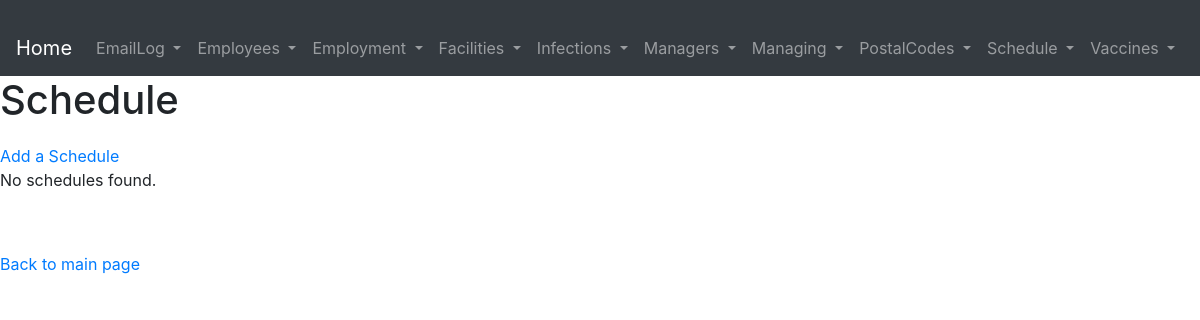
The app's page /pages/Schedule/index.php?employeeID=20, older data.
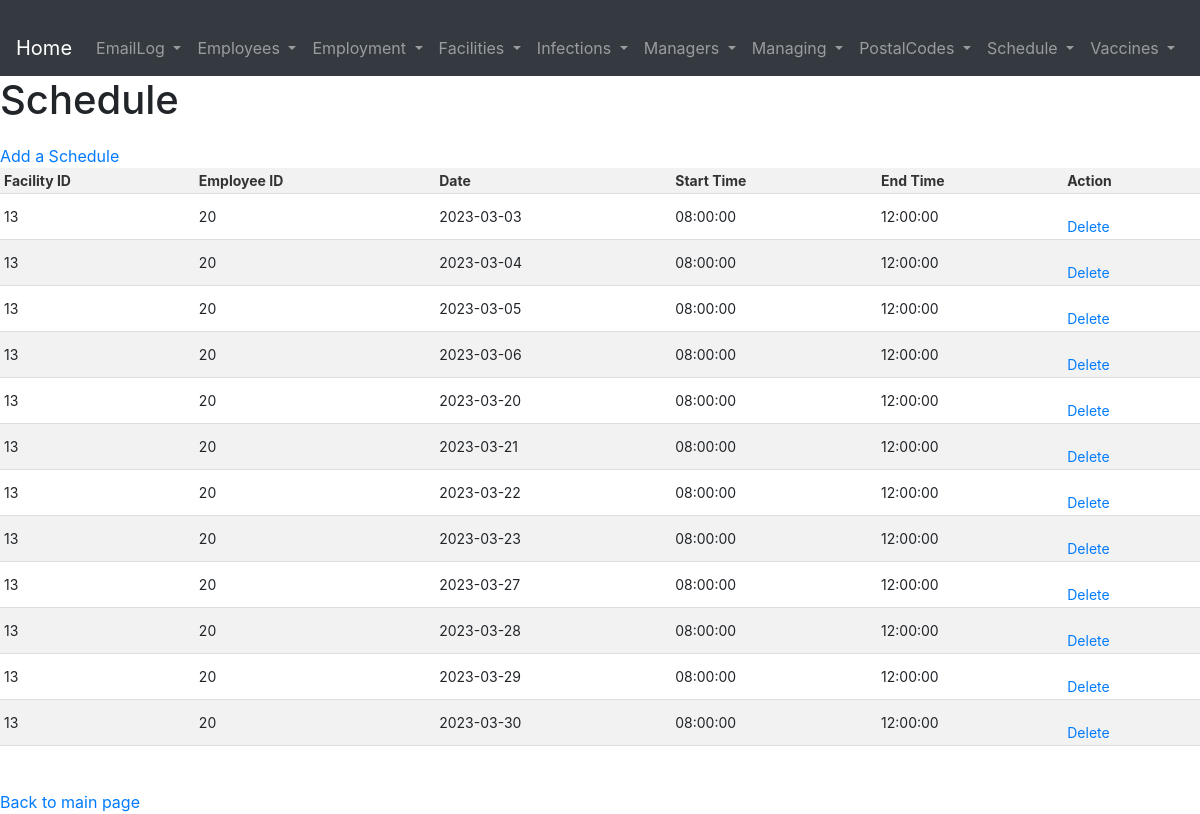
The same page, newer data.
### tables this page shows
CREATE TABLE Schedule (
   FacilityID INT,
   EmployeeID INT,
   Date DATE,
   StartTime TIME,
   EndTime TIME,
   PRIMARY KEY (FacilityID, EmployeeID, Date, StartTime),
   FOREIGN KEY (FacilityID) REFERENCES Facilities(FacilityID),
   FOREIGN KEY (EmployeeID) REFERENCES Employees(EmployeeID),
   CHECK (EndTime >= StartTime)
);

### pages/Schedule/index.php (the view, shortened to what this page needs)
<?php require_once '../../database.php';
    include '../header.php';
if (isset($_GET['employeeID']) && !empty($_GET['employeeID'])) {
    $employeeID = $_GET['employeeID'];
    $result = $conn->query("SELECT * FROM Schedule WHERE EmployeeID = $employeeID");
    $schedules = $result->fetch_all(MYSQLI_ASSOC);
} else {
    $result = $conn->query("SELECT * FROM Schedule ORDER BY EmployeeID");
    $schedules = $result->fetch_all(MYSQLI_ASSOC);
}
?>
<!DOCTYPE html>
<html lang="en">
<head>
    <link rel="stylesheet" href="../../pages/style.css">
</head>
<body>
    <h1>Schedule</h1>
    <a href="./create.php">Add a Schedule</a>
    <?php if (count($schedules) > 0): ?>
        <table>
            <thead>
                <tr>
                    <th>Facility ID</th>
                    <th>Employee ID</th>
                    <th>Date</th>
                    <th>Start Time</th>
                    <th>End Time</th>
                    <th>Action</th>
                </tr>
            </thead>
            <tbody>
                <?php foreach ($schedules as $schedule): ?>
                    <tr>
                        <td><?php echo $schedule['FacilityID']; ?></td>
                        <td><?php echo $schedule['EmployeeID']; ?></td>
                        <td><?php echo $schedule['Date']; ?></td>
                        <td><?php echo $schedule['StartTime']; ?></td>
                        <td><?php echo $schedule['EndTime']; ?></td>
                        <td>
                            <a href="./delete.php?FacilityID=<?=$schedule['FacilityID'];?>&EmployeeID=<?=$schedule['EmployeeID'];?>&Date=<?=$schedule['Date'];?>&StartTime=<?=$schedule['StartTime'];?>">Delete</a>
                        </td>
                    </tr>
                <?php endforeach; ?>
            </tbody>
        </table>
    <?php else: ?>
        <p>No schedules found.</p>
    <?php endif; ?>
    <br>
    <a href="../../index.php">Back to main page</a>
</body>
</html>

### pages/header.php (shortened to what this page needs)
<?php
$path ='http://localhost/5531';
?>
<!DOCTYPE html>
<html>
<head>
	<link rel="stylesheet" href="https://maxcdn.bootstrapcdn.com/bootstrap/4.5.2/css/bootstrap.min.css">
</head>
<body>
<nav class="navbar navbar-expand-lg navbar-dark bg-dark">
  <a class="navbar-brand" href="<?php echo $path ?>">Home</a>
  <div class="collapse navbar-collapse" id="navbarNav">
    <ul class="navbar-nav">
    <li class="nav-item dropdown">
        <a class="nav-link dropdown-toggle" href="<?php echo $path ?>/pages/EmailLog/index.php" id="navbarDropdownMenuLink" role="button" data-toggle="dropdown" aria-haspopup="true" aria-expanded="false">
          EmailLog
        </a>
      </li>
      <li class="nav-item dropdown">
        <a class="nav-link dropdown-toggle" href="<?php echo $path ?>/pages/Employees/index.php" id="navbarDropdownMenuLink" role="button" data-toggle="dropdown" aria-haspopup="true" aria-expanded="false">
          Employees
        </a>
      </li>
      <li class="nav-item dropdown">
        <a class="nav-link dropdown-toggle" href="<?php echo $path ?>/pages/Employment/index.php" id="navbarDropdownMenuLink" role="button" data-toggle="dropdown" aria-haspopup="true" aria-expanded="false">
        Employment
        </a>
      </li>
      <li class="nav-item dropdown">
        <a class="nav-link dropdown-toggle" href="<?php echo $path ?>/pages/Facilities/index.php" id="navbarDropdownMenuLink" role="button" data-toggle="dropdown" aria-haspopup="true" aria-expanded="false">
        Facilities
        </a>
      </li>
      <li class="nav-item dropdown">
        <a class="nav-link dropdown-toggle" href="<?php echo $path ?>/pages/Infections/index.php" id="navbarDropdownMenuLink" role="button" data-toggle="dropdown" aria-haspopup="true" aria-expanded="false">
        Infections
        </a>
      </li>
      <li class="nav-item dropdown">
        <a class="nav-link dropdown-toggle" href="<?php echo $path ?>/pages/Managers/index.php" id="navbarDropdownMenuLink" role="button" data-toggle="dropdown" aria-haspopup="true" aria-expanded="false">
        Managers
        </a>
      </li>
      <li class="nav-item dropdown">
        <a class="nav-link dropdown-toggle" href="<?php echo $path ?>/pages/Managing/index.php" id="navbarDropdownMenuLink" role="button" data-toggle="dropdown" aria-haspopup="true" aria-expanded="false">
        Managing
        </a>
      </li>
      <li class="nav-item dropdown">
        <a class="nav-link dropdown-toggle" href="<?php echo $path ?>/pages/PostalCodes/index.php" id="navbarDropdownMenuLink" role="button" data-toggle="dropdown" aria-haspopup="true" aria-expanded="false">
        PostalCodes
        </a>
      </li>
      <li class="nav-item dropdown">
        <a class="nav-link dropdown-toggle" href="<?php echo $path ?>/pages/Schedule/index.php" id="navbarDropdownMenuLink" role="button" data-toggle="dropdown" aria-haspopup="true" aria-expanded="false">
        Schedule
        </a>
      </li>
      <li class="nav-item dropdown">
        <a class="nav-link dropdown-toggle" href="<?php echo $path ?>/pages/Vaccines/index.php" id="navbarDropdownMenuLink" role="button" data-toggle="dropdown" aria-haspopup="true" aria-expanded="false">
        Vaccines
        </a>
      </li>
    </ul>
  </div>
</nav>

### pages/style.css (style rules this page uses)
table { border-collapse: collapse; width: 100%; margin-top: 20px auto; }
th, td { padding: 4px; text-align: left; border-bottom: 1px solid #ddd; font-size: 14px; }
th { background-color: #f2f2f2; color: #333; font-weight: bold; }
tr:nth-child(even) { background-color: #f2f2f2; }
a { display: block; margin-top: 20px; }

Row changes from the older to the newer data that the page shows:
added schedule: FacilityID "13", EmployeeID "20", Date "2023-03-03", StartTime "08:00:00", EndTime "12:00:00"
added schedule: FacilityID "13", EmployeeID "20", Date "2023-03-04", StartTime "08:00:00", EndTime "12:00:00"
added schedule: FacilityID "13", EmployeeID "20", Date "2023-03-05", StartTime "08:00:00", EndTime "12:00:00"
added schedule: FacilityID "13", EmployeeID "20", Date "2023-03-06", StartTime "08:00:00", EndTime "12:00:00"
added schedule: FacilityID "13", EmployeeID "20", Date "2023-03-20", StartTime "08:00:00", EndTime "12:00:00"
added schedule: FacilityID "13", EmployeeID "20", Date "2023-03-21", StartTime "08:00:00", EndTime "12:00:00"
added schedule: FacilityID "13", EmployeeID "20", Date "2023-03-22", StartTime "08:00:00", EndTime "12:00:00"
added schedule: FacilityID "13", EmployeeID "20", Date "2023-03-23", StartTime "08:00:00", EndTime "12:00:00"
added schedule: FacilityID "13", EmployeeID "20", Date "2023-03-27", StartTime "08:00:00", EndTime "12:00:00"
added schedule: FacilityID "13", EmployeeID "20", Date "2023-03-28", StartTime "08:00:00", EndTime "12:00:00"
added schedule: FacilityID "13", EmployeeID "20", Date "2023-03-29", StartTime "08:00:00", EndTime "12:00:00"
added schedule: FacilityID "13", EmployeeID "20", Date "2023-03-30", StartTime "08:00:00", EndTime "12:00:00"
Text that changed along with them:
text no longer shown: "No schedules found."
text now shown: "Facility ID Employee ID Date Start Time End Time Action"
